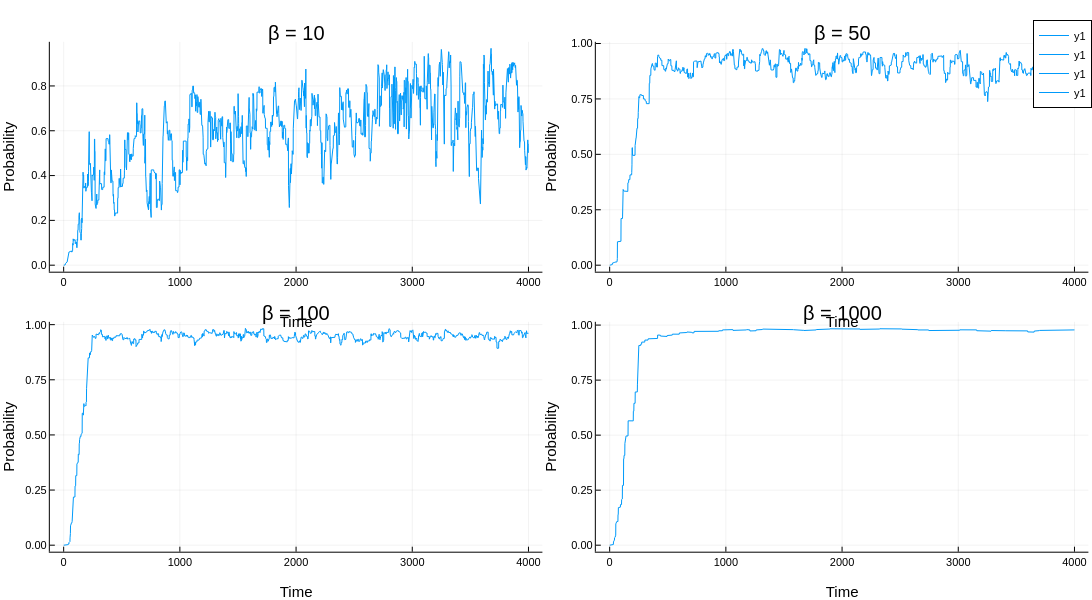

Source (notebook cell):
### Code cell
benchmark_beta()

### Figure 1 — Plotly figure (JSON) as saved in the notebook; plotly's stock layout.template omitted (floating-point values rounded to 4 significant figures; data arrays with more than 128 entries replaced by an {"elided": "..."} marker saying what was removed)
{"data": [{"colorbar": {"len": 0.4105, "title": "", "x": 0.4967, "y": 0.7558}, "legendgroup": "y1", "line": {"color": "rgba(0, 154, 250, 1.000)", "dash": "solid", "shape": "linear", "width": 1}, "mode": "lines", "name": "y1", "showlegend": true, "type": "scatter", "x": {"elided": "4000 int values"}, "xaxis": "x1", "y": {"elided": "4000 float values"}, "yaxis": "y1"}, {"colorbar": {"len": 0.4105, "title": "", "x": 0.9967, "y": 0.7558}, "legendgroup": "y1", "line": {"color": "rgba(0, 154, 250, 1.000)", "dash": "solid", "shape": "linear", "width": 1}, "mode": "lines", "name": "y1", "showlegend": true, "type": "scatter", "x": {"elided": "4000 int values"}, "xaxis": "x2", "y": {"elided": "4000 float values"}, "yaxis": "y2"}, {"colorbar": {"len": 0.4105, "title": "", "x": 0.4967, "y": 0.2558}, "legendgroup": "y1", "line": {"color": "rgba(0, 154, 250, 1.000)", "dash": "solid", "shape": "linear", "width": 1}, "mode": "lines", "name": "y1", "showlegend": true, "type": "scatter", "x": {"elided": "4000 int values"}, "xaxis": "x3", "y": {"elided": "4000 float values"}, "yaxis": "y3"}, {"colorbar": {"len": 0.4105, "title": "", "x": 0.9967, "y": 0.2558}, "legendgroup": "y1", "line": {"color": "rgba(0, 154, 250, 1.000)", "dash": "solid", "shape": "linear", "width": 1}, "mode": "lines", "name": "y1", "showlegend": true, "type": "scatter", "x": {"elided": "4000 int values"}, "xaxis": "x4", "y": {"elided": "4000 float values"}, "yaxis": "y4"}], "layout": {"annotations": [{"font": {"color": "rgba(0, 0, 0, 1.000)", "family": "sans-serif", "size": 20}, "rotation": 0, "showarrow": false, "text": "β = 10", "x": 0.2712, "xanchor": "center", "xref": "paper", "y": 1, "yanchor": "top", "yref": "paper"}, {"font": {"color": "rgba(0, 0, 0, 1.000)", "family": "sans-serif", "size": 20}, "rotation": 0, "showarrow": false, "text": "β = 50", "x": 0.7712, "xanchor": "center", "xref": "paper", "y": 1, "yanchor": "top", "yref": "paper"}, {"font": {"color": "rgba(0, 0, 0, 1.000)", "family": "sans-serif", "size": 20}, "rotation": 0, "showarrow": false, "text": "β = 100", "x": 0.2712, "xanchor": "center", "xref": "paper", "y": 0.5, "yanchor": "top", "yref": "paper"}, {"font": {"color": "rgba(0, 0, 0, 1.000)", "family": "sans-serif", "size": 20}, "rotation": 0, "showarrow": false, "text": "β = 1000", "x": 0.7712, "xanchor": "center", "xref": "paper", "y": 0.5, "yanchor": "top", "yref": "paper"}], "height": 600, "legend": {"bgcolor": "rgba(255, 255, 255, 1.000)", "bordercolor": "rgba(0, 0, 0, 1.000)", "borderwidth": 1, "font": {"color": "rgba(0, 0, 0, 1.000)", "family": "sans-serif", "size": 11}, "title": {"font": {"color": "rgba(0, 0, 0, 1.000)", "family": "sans-serif", "size": 15}, "text": ""}, "tracegroupgap": 0, "traceorder": "normal", "x": 1, "xanchor": "auto", "y": 1, "yanchor": "auto"}, "margin": {"b": 20, "l": 0, "r": 0, "t": 20}, "paper_bgcolor": "rgba(255, 255, 255, 1.000)", "plot_bgcolor": "rgba(255, 255, 255, 1.000)", "showlegend": true, "width": 1200, "xaxis1": {"anchor": "y1", "domain": [0.04564, 0.4967], "gridcolor": "rgba(0, 0, 0, 0.100)", "gridwidth": 0.5, "linecolor": "rgba(0, 0, 0, 1.000)", "mirror": false, "range": [-119.0, 4120.0], "showgrid": true, "showline": true, "showticklabels": true, "tickangle": 0, "tickcolor": "rgb(0, 0, 0)", "tickfont": {"color": "rgba(0, 0, 0, 1.000)", "family": "sans-serif", "size": 11}, "tickmode": "array", "ticks": "inside", "ticktext": ["0", "1000", "2000", "3000", "4000"], "tickvals": [0, 1000, 2000, 3000, 4000], "title": "Time", "titlefont": {"color": "rgba(0, 0, 0, 1.000)", "family": "sans-serif", "size": 15}, "type": "-", "visible": true, "zeroline": false, "zerolinecolor": "rgba(0, 0, 0, 1.000)"}, "xaxis2": {"anchor": "y2", "domain": [0.5456, 0.9967], "gridcolor": "rgba(0, 0, 0, 0.100)", "gridwidth": 0.5, "linecolor": "rgba(0, 0, 0, 1.000)", "mirror": false, "range": [-119.0, 4120.0], "showgrid": true, "showline": true, "showticklabels": true, "tickangle": 0, "tickcolor": "rgb(0, 0, 0)", "tickfont": {"color": "rgba(0, 0, 0, 1.000)", "family": "sans-serif", "size": 11}, "tickmode": "array", "ticks": "inside", "ticktext": ["0", "1000", "2000", "3000", "4000"], "tickvals": [0, 1000, 2000, 3000, 4000], "title": "Time", "titlefont": {"color": "rgba(0, 0, 0, 1.000)", "family": "sans-serif", "size": 15}, "type": "-", "visible": true, "zeroline": false, "zerolinecolor": "rgba(0, 0, 0, 1.000)"}, "xaxis3": {"anchor": "y3", "domain": [0.04564, 0.4967], "gridcolor": "rgba(0, 0, 0, 0.100)", "gridwidth": 0.5, "linecolor": "rgba(0, 0, 0, 1.000)", "mirror": false, "range": [-119.0, 4120.0], "showgrid": true, "showline": true, "showticklabels": true, "tickangle": 0, "tickcolor": "rgb(0, 0, 0)", "tickfont": {"color": "rgba(0, 0, 0, 1.000)", "family": "sans-serif", "size": 11}, "tickmode": "array", "ticks": "inside", "ticktext": ["0", "1000", "2000", "3000", "4000"], "tickvals": [0, 1000, 2000, 3000, 4000], "title": "Time", "titlefont": {"color": "rgba(0, 0, 0, 1.000)", "family": "sans-serif", "size": 15}, "type": "-", "visible": true, "zeroline": false, "zerolinecolor": "rgba(0, 0, 0, 1.000)"}, "xaxis4": {"anchor": "y4", "domain": [0.5456, 0.9967], "gridcolor": "rgba(0, 0, 0, 0.100)", "gridwidth": 0.5, "linecolor": "rgba(0, 0, 0, 1.000)", "mirror": false, "range": [-119.0, 4120.0], "showgrid": true, "showline": true, "showticklabels": true, "tickangle": 0, "tickcolor": "rgb(0, 0, 0)", "tickfont": {"color": "rgba(0, 0, 0, 1.000)", "family": "sans-serif", "size": 11}, "tickmode": "array", "ticks": "inside", "ticktext": ["0", "1000", "2000", "3000", "4000"], "tickvals": [0, 1000, 2000, 3000, 4000], "title": "Time", "titlefont": {"color": "rgba(0, 0, 0, 1.000)", "family": "sans-serif", "size": 15}, "type": "-", "visible": true, "zeroline": false, "zerolinecolor": "rgba(0, 0, 0, 1.000)"}, "yaxis1": {"anchor": "x1", "domain": [0.5505, 0.961], "gridcolor": "rgba(0, 0, 0, 0.100)", "gridwidth": 0.5, "linecolor": "rgba(0, 0, 0, 1.000)", "mirror": false, "range": [-0.02901, 0.997], "showgrid": true, "showline": true, "showticklabels": true, "tickangle": 0, "tickcolor": "rgb(0, 0, 0)", "tickfont": {"color": "rgba(0, 0, 0, 1.000)", "family": "sans-serif", "size": 11}, "tickmode": "array", "ticks": "inside", "ticktext": ["0.0", "0.2", "0.4", "0.6", "0.8"], "tickvals": [0, 0.2, 0.4, 0.6, 0.8], "title": "Probability", "titlefont": {"color": "rgba(0, 0, 0, 1.000)", "family": "sans-serif", "size": 15}, "type": "-", "visible": true, "zeroline": false, "zerolinecolor": "rgba(0, 0, 0, 1.000)"}, "yaxis2": {"anchor": "x2", "domain": [0.5505, 0.961], "gridcolor": "rgba(0, 0, 0, 0.100)", "gridwidth": 0.5, "linecolor": "rgba(0, 0, 0, 1.000)", "mirror": false, "range": [-0.02932, 1.008], "showgrid": true, "showline": true, "showticklabels": true, "tickangle": 0, "tickcolor": "rgb(0, 0, 0)", "tickfont": {"color": "rgba(0, 0, 0, 1.000)", "family": "sans-serif", "size": 11}, "tickmode": "array", "ticks": "inside", "ticktext": ["0.00", "0.25", "0.50", "0.75", "1.00"], "tickvals": [0, 0.25, 0.5, 0.75, 1], "title": "Probability", "titlefont": {"color": "rgba(0, 0, 0, 1.000)", "family": "sans-serif", "size": 15}, "type": "-", "visible": true, "zeroline": false, "zerolinecolor": "rgba(0, 0, 0, 1.000)"}, "yaxis3": {"anchor": "x3", "domain": [0.05054, 0.461], "gridcolor": "rgba(0, 0, 0, 0.100)", "gridwidth": 0.5, "linecolor": "rgba(0, 0, 0, 1.000)", "mirror": false, "range": [-0.02947, 1.013], "showgrid": true, "showline": true, "showticklabels": true, "tickangle": 0, "tickcolor": "rgb(0, 0, 0)", "tickfont": {"color": "rgba(0, 0, 0, 1.000)", "family": "sans-serif", "size": 11}, "tickmode": "array", "ticks": "inside", "ticktext": ["0.00", "0.25", "0.50", "0.75", "1.00"], "tickvals": [0, 0.25, 0.5, 0.75, 1], "title": "Probability", "titlefont": {"color": "rgba(0, 0, 0, 1.000)", "family": "sans-serif", "size": 15}, "type": "-", "visible": true, "zeroline": false, "zerolinecolor": "rgba(0, 0, 0, 1.000)"}, "yaxis4": {"anchor": "x4", "domain": [0.05054, 0.461], "gridcolor": "rgba(0, 0, 0, 0.100)", "gridwidth": 0.5, "linecolor": "rgba(0, 0, 0, 1.000)", "mirror": false, "range": [-0.02953, 1.015], "showgrid": true, "showline": true, "showticklabels": true, "tickangle": 0, "tickcolor": "rgb(0, 0, 0)", "tickfont": {"color": "rgba(0, 0, 0, 1.000)", "family": "sans-serif", "size": 11}, "tickmode": "array", "ticks": "inside", "ticktext": ["0.00", "0.25", "0.50", "0.75", "1.00"], "tickvals": [0, 0.25, 0.5, 0.75, 1], "title": "Probability", "titlefont": {"color": "rgba(0, 0, 0, 1.000)", "family": "sans-serif", "size": 15}, "type": "-", "visible": true, "zeroline": false, "zerolinecolor": "rgba(0, 0, 0, 1.000)"}}}
